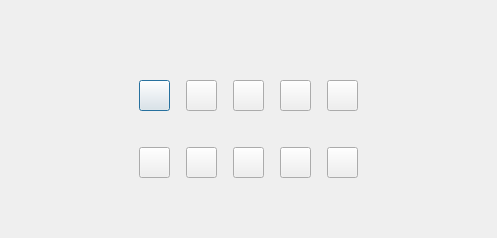
<?xml version="1.0" encoding="UTF-8"?>
<ui version="4.0">
 <class>Weapons_and_Tools</class>
 <widget class="QDialog" name="Weapons_and_Tools">
  <property name="geometry">
   <rect>
    <x>0</x>
    <y>0</y>
    <width>497</width>
    <height>238</height>
   </rect>
  </property>
  <property name="windowTitle">
   <string>Weapons &amp; Tools</string>
  </property>
  <layout class="QGridLayout" name="gridLayout">
   <item row="0" column="0">
    <layout class="QHBoxLayout" name="horizontalLayout_3">
     <item>
      <spacer name="horizontalSpacer_9">
       <property name="orientation">
        <enum>Qt::Horizontal</enum>
       </property>
       <property name="sizeHint" stdset="0">
        <size>
         <width>40</width>
         <height>20</height>
        </size>
       </property>
      </spacer>
     </item>
     <item>
      <layout class="QVBoxLayout" name="verticalLayout_12">
       <item>
        <spacer name="verticalSpacer_2">
         <property name="orientation">
          <enum>Qt::Vertical</enum>
         </property>
         <property name="sizeHint" stdset="0">
          <size>
           <width>20</width>
           <height>40</height>
          </size>
         </property>
        </spacer>
       </item>
       <item>
        <layout class="QVBoxLayout" name="verticalLayout_11">
         <item>
          <layout class="QHBoxLayout" name="horizontalLayout_2">
           <item>
            <layout class="QVBoxLayout" name="verticalLayout">
             <item>
              <widget class="QLabel" name="ammoMisil">
               <property name="text">
                <string/>
               </property>
              </widget>
             </item>
             <item>
              <widget class="QPushButton" name="misil">
               <property name="minimumSize">
                <size>
                 <width>31</width>
                 <height>31</height>
                </size>
               </property>
               <property name="maximumSize">
                <size>
                 <width>31</width>
                 <height>31</height>
                </size>
               </property>
               <property name="text">
                <string/>
               </property>
               <property name="icon">
                <iconset>
                 <normaloff>ROOT_PATH+/resources/images/airstrke.1.png</normaloff>ROOT_PATH+/resources/images/airstrke.1.png</iconset>
               </property>
               <property name="iconSize">
                <size>
                 <width>31</width>
                 <height>31</height>
                </size>
               </property>
               <property name="checkable">
                <bool>false</bool>
               </property>
              </widget>
             </item>
            </layout>
           </item>
           <item>
            <spacer name="horizontalSpacer">
             <property name="orientation">
              <enum>Qt::Horizontal</enum>
             </property>
             <property name="sizeType">
              <enum>QSizePolicy::Fixed</enum>
             </property>
             <property name="sizeHint" stdset="0">
              <size>
               <width>10</width>
               <height>10</height>
              </size>
             </property>
            </spacer>
           </item>
           <item>
            <layout class="QVBoxLayout" name="verticalLayout_2">
             <item>
              <widget class="QLabel" name="ammoBat">
               <property name="text">
                <string/>
               </property>
              </widget>
             </item>
             <item>
              <widget class="QPushButton" name="bat">
               <property name="minimumSize">
                <size>
                 <width>31</width>
                 <height>31</height>
                </size>
               </property>
               <property name="maximumSize">
                <size>
                 <width>31</width>
                 <height>31</height>
                </size>
               </property>
               <property name="text">
                <string/>
               </property>
               <property name="icon">
                <iconset>
                 <normaloff>ROOT_PATH+/resources/images/baseball.1.png</normaloff>ROOT_PATH+/resources/images/baseball.1.png</iconset>
               </property>
               <property name="iconSize">
                <size>
                 <width>31</width>
                 <height>31</height>
                </size>
               </property>
              </widget>
             </item>
            </layout>
           </item>
           <item>
            <spacer name="horizontalSpacer_2">
             <property name="orientation">
              <enum>Qt::Horizontal</enum>
             </property>
             <property name="sizeType">
              <enum>QSizePolicy::Fixed</enum>
             </property>
             <property name="sizeHint" stdset="0">
              <size>
               <width>10</width>
               <height>10</height>
              </size>
             </property>
            </spacer>
           </item>
           <item>
            <layout class="QVBoxLayout" name="verticalLayout_3">
             <item>
              <widget class="QLabel" name="ammoBan">
               <property name="text">
                <string/>
               </property>
              </widget>
             </item>
             <item>
              <widget class="QPushButton" name="banana">
               <property name="minimumSize">
                <size>
                 <width>31</width>
                 <height>31</height>
                </size>
               </property>
               <property name="maximumSize">
                <size>
                 <width>31</width>
                 <height>31</height>
                </size>
               </property>
               <property name="text">
                <string/>
               </property>
               <property name="icon">
                <iconset>
                 <normaloff>ROOT_PATH/resources/images/banana.1.png</normaloff>ROOT_PATH/resources/images/banana.1.png</iconset>
               </property>
               <property name="iconSize">
                <size>
                 <width>31</width>
                 <height>31</height>
                </size>
               </property>
              </widget>
             </item>
            </layout>
           </item>
           <item>
            <spacer name="horizontalSpacer_3">
             <property name="orientation">
              <enum>Qt::Horizontal</enum>
             </property>
             <property name="sizeType">
              <enum>QSizePolicy::Fixed</enum>
             </property>
             <property name="sizeHint" stdset="0">
              <size>
               <width>10</width>
               <height>10</height>
              </size>
             </property>
            </spacer>
           </item>
           <item>
            <layout class="QVBoxLayout" name="verticalLayout_4">
             <item>
              <widget class="QLabel" name="ammoDyn">
               <property name="text">
                <string/>
               </property>
              </widget>
             </item>
             <item>
              <widget class="QPushButton" name="dinamite">
               <property name="minimumSize">
                <size>
                 <width>31</width>
                 <height>31</height>
                </size>
               </property>
               <property name="maximumSize">
                <size>
                 <width>31</width>
                 <height>31</height>
                </size>
               </property>
               <property name="text">
                <string/>
               </property>
               <property name="icon">
                <iconset>
                 <normaloff>ROOT_PATH/resources/images/dynamite.1.png</normaloff>ROOT_PATH/resources/images/dynamite.1.png</iconset>
               </property>
               <property name="iconSize">
                <size>
                 <width>31</width>
                 <height>31</height>
                </size>
               </property>
              </widget>
             </item>
            </layout>
           </item>
           <item>
            <spacer name="horizontalSpacer_4">
             <property name="orientation">
              <enum>Qt::Horizontal</enum>
             </property>
             <property name="sizeType">
              <enum>QSizePolicy::Fixed</enum>
             </property>
             <property name="sizeHint" stdset="0">
              <size>
               <width>10</width>
               <height>10</height>
              </size>
             </property>
            </spacer>
           </item>
           <item>
            <layout class="QVBoxLayout" name="verticalLayout_5">
             <item>
              <widget class="QLabel" name="ammoFrag">
               <property name="text">
                <string/>
               </property>
              </widget>
             </item>
             <item>
              <widget class="QPushButton" name="fragGranade">
               <property name="minimumSize">
                <size>
                 <width>31</width>
                 <height>31</height>
                </size>
               </property>
               <property name="maximumSize">
                <size>
                 <width>31</width>
                 <height>31</height>
                </size>
               </property>
               <property name="text">
                <string/>
               </property>
               <property name="icon">
                <iconset>
                 <normaloff>ROOT_PATH/resources/images/cluster.1.png</normaloff>ROOT_PATH/resources/images/cluster.1.png</iconset>
               </property>
               <property name="iconSize">
                <size>
                 <width>31</width>
                 <height>31</height>
                </size>
               </property>
              </widget>
             </item>
            </layout>
           </item>
          </layout>
         </item>
         <item>
          <spacer name="verticalSpacer">
           <property name="orientation">
            <enum>Qt::Vertical</enum>
           </property>
           <property name="sizeType">
            <enum>QSizePolicy::Fixed</enum>
           </property>
           <property name="sizeHint" stdset="0">
            <size>
             <width>10</width>
             <height>10</height>
            </size>
           </property>
          </spacer>
         </item>
         <item>
          <layout class="QHBoxLayout" name="horizontalLayout">
           <item>
            <layout class="QVBoxLayout" name="verticalLayout_6">
             <item>
              <widget class="QLabel" name="ammoHG">
               <property name="text">
                <string/>
               </property>
              </widget>
             </item>
             <item>
              <widget class="QPushButton" name="holyGranade">
               <property name="minimumSize">
                <size>
                 <width>31</width>
                 <height>31</height>
                </size>
               </property>
               <property name="maximumSize">
                <size>
                 <width>31</width>
                 <height>31</height>
                </size>
               </property>
               <property name="text">
                <string/>
               </property>
               <property name="icon">
                <iconset>
                 <normaloff>ROOT_PATH/resources/images/hgrenade.1.png</normaloff>ROOT_PATH/resources/images/hgrenade.1.png</iconset>
               </property>
               <property name="iconSize">
                <size>
                 <width>31</width>
                 <height>31</height>
                </size>
               </property>
              </widget>
             </item>
            </layout>
           </item>
           <item>
            <spacer name="horizontalSpacer_8">
             <property name="orientation">
              <enum>Qt::Horizontal</enum>
             </property>
             <property name="sizeType">
              <enum>QSizePolicy::Fixed</enum>
             </property>
             <property name="sizeHint" stdset="0">
              <size>
               <width>10</width>
               <height>10</height>
              </size>
             </property>
            </spacer>
           </item>
           <item>
            <layout class="QVBoxLayout" name="verticalLayout_7">
             <item>
              <widget class="QLabel" name="ammoMortar">
               <property name="text">
                <string/>
               </property>
              </widget>
             </item>
             <item>
              <widget class="QPushButton" name="morter">
               <property name="minimumSize">
                <size>
                 <width>31</width>
                 <height>31</height>
                </size>
               </property>
               <property name="maximumSize">
                <size>
                 <width>31</width>
                 <height>31</height>
                </size>
               </property>
               <property name="text">
                <string/>
               </property>
               <property name="icon">
                <iconset>
                 <normaloff>ROOT_PATH/resources/images/mortar.1.png</normaloff>ROOT_PATH/resources/images/mortar.1.png</iconset>
               </property>
               <property name="iconSize">
                <size>
                 <width>31</width>
                 <height>31</height>
                </size>
               </property>
              </widget>
             </item>
            </layout>
           </item>
           <item>
            <spacer name="horizontalSpacer_7">
             <property name="orientation">
              <enum>Qt::Horizontal</enum>
             </property>
             <property name="sizeType">
              <enum>QSizePolicy::Fixed</enum>
             </property>
             <property name="sizeHint" stdset="0">
              <size>
               <width>10</width>
               <height>10</height>
              </size>
             </property>
            </spacer>
           </item>
           <item>
            <layout class="QVBoxLayout" name="verticalLayout_8">
             <item>
              <widget class="QLabel" name="ammoTel">
               <property name="text">
                <string/>
               </property>
              </widget>
             </item>
             <item>
              <widget class="QPushButton" name="teleport">
               <property name="minimumSize">
                <size>
                 <width>31</width>
                 <height>31</height>
                </size>
               </property>
               <property name="maximumSize">
                <size>
                 <width>31</width>
                 <height>31</height>
                </size>
               </property>
               <property name="text">
                <string/>
               </property>
               <property name="icon">
                <iconset>
                 <normaloff>ROOT_PATH+/resources/images/teleport.1.png</normaloff>ROOT_PATH+/resources/images/teleport.1.png</iconset>
               </property>
               <property name="iconSize">
                <size>
                 <width>31</width>
                 <height>31</height>
                </size>
               </property>
              </widget>
             </item>
            </layout>
           </item>
           <item>
            <spacer name="horizontalSpacer_6">
             <property name="orientation">
              <enum>Qt::Horizontal</enum>
             </property>
             <property name="sizeType">
              <enum>QSizePolicy::Fixed</enum>
             </property>
             <property name="sizeHint" stdset="0">
              <size>
               <width>10</width>
               <height>10</height>
              </size>
             </property>
            </spacer>
           </item>
           <item>
            <layout class="QVBoxLayout" name="verticalLayout_9">
             <item>
              <widget class="QLabel" name="ammoBaz">
               <property name="text">
                <string/>
               </property>
              </widget>
             </item>
             <item>
              <widget class="QPushButton" name="bazooka">
               <property name="minimumSize">
                <size>
                 <width>31</width>
                 <height>31</height>
                </size>
               </property>
               <property name="maximumSize">
                <size>
                 <width>31</width>
                 <height>31</height>
                </size>
               </property>
               <property name="text">
                <string/>
               </property>
               <property name="icon">
                <iconset>
                 <normaloff>ROOT_PATH/resources/images/bazooka.1.png</normaloff>ROOT_PATH/resources/images/bazooka.1.png</iconset>
               </property>
               <property name="iconSize">
                <size>
                 <width>31</width>
                 <height>31</height>
                </size>
               </property>
              </widget>
             </item>
            </layout>
           </item>
           <item>
            <spacer name="horizontalSpacer_5">
             <property name="orientation">
              <enum>Qt::Horizontal</enum>
             </property>
             <property name="sizeType">
              <enum>QSizePolicy::Fixed</enum>
             </property>
             <property name="sizeHint" stdset="0">
              <size>
               <width>10</width>
               <height>10</height>
              </size>
             </property>
            </spacer>
           </item>
           <item>
            <layout class="QVBoxLayout" name="verticalLayout_10">
             <item>
              <widget class="QLabel" name="ammoG">
               <property name="text">
                <string/>
               </property>
              </widget>
             </item>
             <item>
              <widget class="QPushButton" name="granade">
               <property name="minimumSize">
                <size>
                 <width>31</width>
                 <height>31</height>
                </size>
               </property>
               <property name="maximumSize">
                <size>
                 <width>31</width>
                 <height>31</height>
                </size>
               </property>
               <property name="text">
                <string/>
               </property>
               <property name="icon">
                <iconset>
                 <normaloff>ROOT_PATH/resources/images/grenade.1.png</normaloff>ROOT_PATH/resources/images/grenade.1.png</iconset>
               </property>
               <property name="iconSize">
                <size>
                 <width>31</width>
                 <height>31</height>
                </size>
               </property>
              </widget>
             </item>
            </layout>
           </item>
          </layout>
         </item>
        </layout>
       </item>
       <item>
        <spacer name="verticalSpacer_4">
         <property name="orientation">
          <enum>Qt::Vertical</enum>
         </property>
         <property name="sizeHint" stdset="0">
          <size>
           <width>20</width>
           <height>40</height>
          </size>
         </property>
        </spacer>
       </item>
      </layout>
     </item>
     <item>
      <spacer name="horizontalSpacer_10">
       <property name="orientation">
        <enum>Qt::Horizontal</enum>
       </property>
       <property name="sizeHint" stdset="0">
        <size>
         <width>40</width>
         <height>20</height>
        </size>
       </property>
      </spacer>
     </item>
    </layout>
   </item>
  </layout>
 </widget>
 <resources/>
 <connections/>
</ui>
